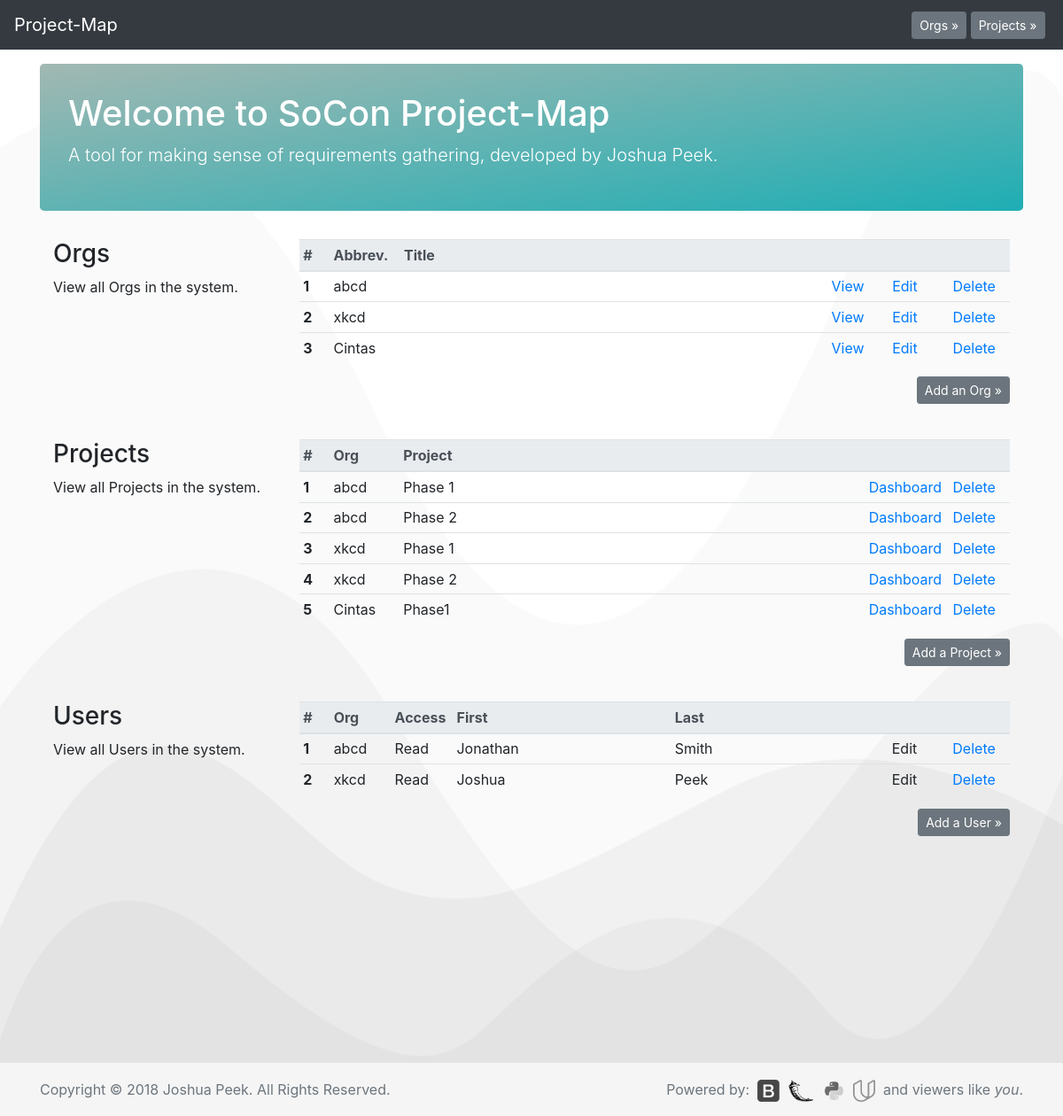
Before: / with the older database file.
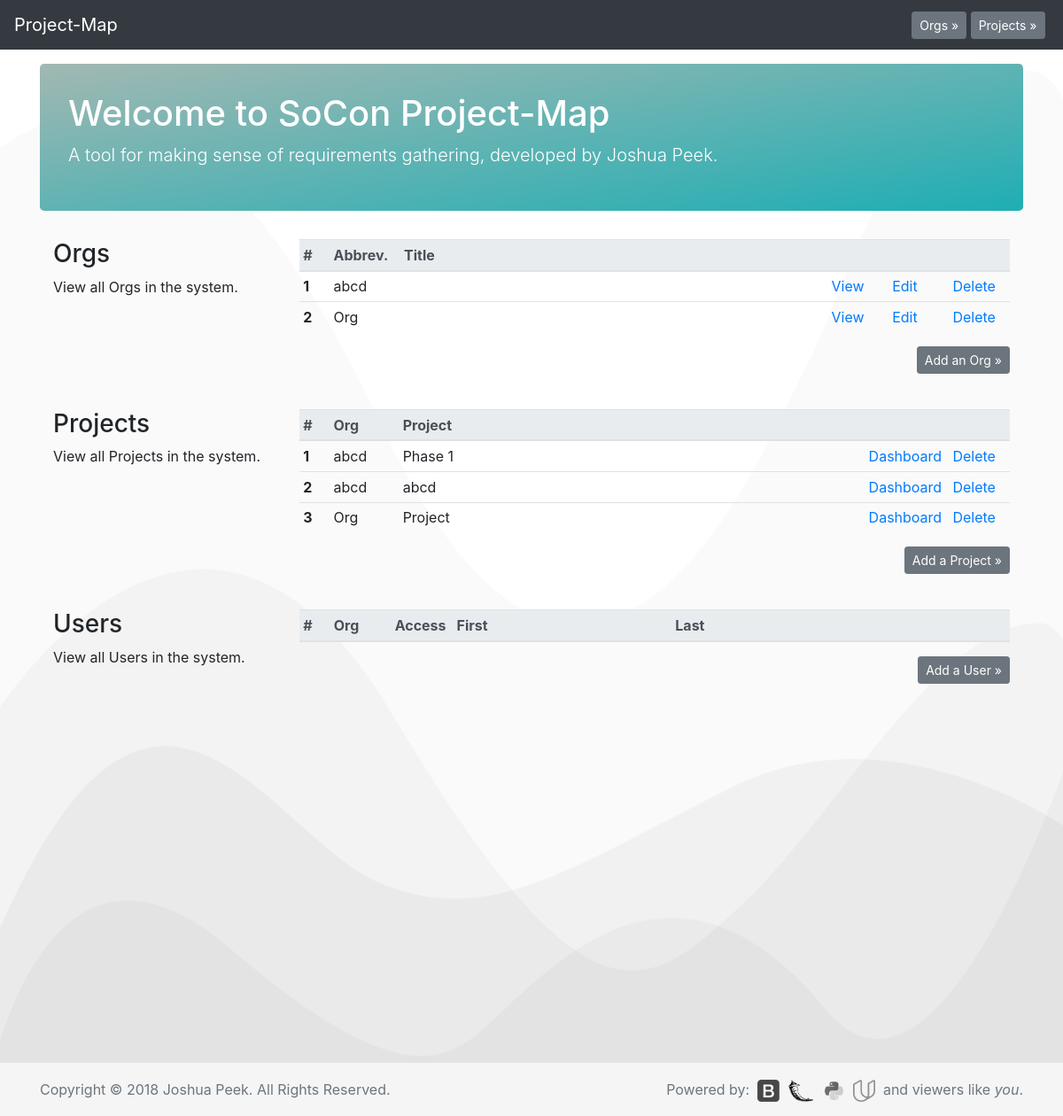
After: the same page with the newer database file.
### database_setup.py (models this page shows, shortened)
class Org(Base):
    __tablename__ = 'org'
    id = Column(Integer, primary_key=True)
    title = Column(String(250), nullable=False)
    description = Column(String(500))

class Project(Base):
    __tablename__ = 'project'
    id = Column(Integer, primary_key=True)
    title = Column(String(250), nullable=False)
    description = Column(String(500))
    org_id = Column(Integer, ForeignKey('org.id'))
    org = relationship(Org)

class userOrg(Base):
    __tablename__ = 'userorg'
    id = Column(Integer, primary_key=True)
    access = Column(String(1), nullable=False)
    user_id = Column(Integer, ForeignKey('user.id'))
    user = relationship(user)
    org_id = Column(Integer, ForeignKey('org.id'))
    org = relationship(Org)

class user(Base):
    __tablename__ = 'user'
    id = Column(Integer, primary_key=True)
    firstname = Column(String(100))
    lastname = Column(String(100))
    email = Column(String(250))

### app.py (the view)
@app.route('/')
def mainPage():
    allorgs = session.query(Org).all()
    allprojects = session.query(Project).all()
    userOrgs = session.query(userOrg).all()
    return render_template('main.html', allorgs=allorgs,
                            allprojects=allprojects,
                            userOrgs=userOrgs)

### templates/main.html (shortened to what this page needs)
<!doctype html>
<html lang="en">
  {% include "header.html" %}
  <body>
  {% include "menu.html" %}
    <main role="main" class="container">
      <div class="jumbotron">
        <h1>Welcome to SoCon Project-Map</h1>
        <p class="lead">A tool for making sense of requirements gathering,
          developed by Joshua Peek.</p>
      </div>
      <div class="container">
        <div class="row mb-4">
          <div class="col-md-3">
            <h3>Orgs</h3>
              <p>View all Orgs in the system.</p>
          </div>
          <div class="col-md-9">
              <table class="table table-responsive table-sm table-hover" width="100%">
                <thead class="thead-light">
                  <tr>
                    <th scope="col" width="35px">#</th>
                    <th scope="col" width="80px">Abbrev.</th>
                    <th scope="col" width="508px">Title</th>
                    <th scope="col" width="70px"></th>
                    <th scope="col" width="70px"></th>
                    <th scope="col" width="70px"></th>
                  </tr>
                </thead>
                <tbody>
                  {% for i in allorgs %}
                  <tr>
                    <th scope="row">{{loop.index}}</th>
                    <td>{{i.title}}</td>
                    <td></td>
                    <td><a href='{{url_for('orgPage', org_id = i.id)}}'>View</a></td>
                    <td><a href='{{url_for('editOrg', org_id = i.id)}}'>Edit</a></td>
                    <td><a href='{{url_for('delOrg', org_id = i.id)}}'>Delete</a></td>
                  </tr>
                  {% endfor %}
                </tbody>
              </table>
            <span style="float:right;">
              <p><button type="button" class="btn btn-secondary btn-sm" data-toggle="modal" data-target="#add-org">Add an Org &raquo;</button></p>
            </span>
          </div>
        </div>
        {% if allorgs is defined %}
        <div class="row mb-4">
          <div class="col-md-3">
            <h3>Projects</h3>
            View all Projects in the system.
          </div>
          <div class="col-md-9">
              <table class="table table-responsive table-sm table-hover" width="100%">
                <thead class="thead-light">
                  <tr>
                    <th scope="col" width="35px">#</th>
                    <th scope="col" width="80px">Org</th>
                    <th scope="col" width="553px">Project</th>
                    <th scope="col" width="95px"></th>
                    <th scope="col" width="70px"></th>
                  </tr>
                </thead>
                <tbody>
                  {% for i in allprojects %}
                  <tr>
                    <th scope="row">{{loop.index}}</th>
                    <td>{{i.org.title}}</td>
                    <td>{{i.title}}</td>
                    <td><a href='{{url_for('projectPage', org_id = i.org.id,  project_id = i.id)}}'>Dashboard</a></td>
                    <td><a href='{{url_for('delProject', org_id = i.org.id,  project_id = i.id)}}'>Delete</a></td>
                  </tr>
                  {% endfor %}
                </tbody>
              </table>
            <span style="float:right;">
              <p><button type="button" class="btn btn-secondary btn-sm" data-toggle="modal" data-target="#add-project">Add a Project &raquo;</button></p>
            </span>
          </div>
        </div>
        {% endif %}
        {% if allprojects is defined %}
        <div class="row mb-4">
          <div class="col-md-3">
            <h3>Users</h3>
              <p>View all Users in the system.</p>
          </div>
          <div class="col-md-9">
              <table class="table table-responsive table-sm table-hover" width="100%">
                <thead class="thead-light">
                  <tr>
                    <th scope="col" width="35px">#</th>
                    <th scope="col" width="70px">Org</th>
                    <th scope="col" width="70px">Access</th>
                    <th scope="col" width="254px">First</th>
                    <th scope="col" width="254px">Last</th>
                    <th scope="col" width="70px"></th>
                    <th scope="col" width="70px"></th>
                  </tr>
                </thead>
                <tbody>
                  {% for i in userOrgs %}
                  <tr>
                    <th scope="row">{{loop.index}}</th>
                    <td>{{i.org.title}}</td>
                    <td>
                      {% if i.access == "0" %}
                      None
                      {% elif i.access == "1" %}
                      Read
                      {% elif i.access == "2" %}
                      Edit
                      {% else %}
                      Error
                      {% endif %}
                    </td>
                    <td>{{i.user.firstname}}</td>
                    <td>{{i.user.lastname}}</td>
                    <td>Edit</td>
                    <td><a href='{{url_for('delUser', user_id = i.user.id)}}'>Delete</a></td>
                  </tr>
                  {% endfor %}
                </tbody>
              </table>
            <span style="float:right;">
              <p><button type="button" class="btn btn-secondary btn-sm" data-toggle="modal" data-target="#add-user">Add a User &raquo;</button></p>
            </span>
          </div>
        </div>
        {% endif %}
      </div>
    </main>
  {% include "footer.html" %}
  </body>
</html>

### templates/header.html (shortened to what this page needs)
<head>
  <link href="../../../../static/styles.css" rel="stylesheet">
</head>

### templates/menu.html (shortened to what this page needs)
<nav class="navbar navbar-expand-md navbar-dark fixed-top bg-dark">
  <a class="navbar-brand" href="/">Project-Map</a>
  <div class="collapse navbar-collapse" id="navbarCollapse">
    {% if allorgs is defined %}
    <button type="button" class="btn btn-secondary btn-sm my-2 my-sm-0" data-toggle="modal" data-target="#org-select">Orgs &raquo;</button>&nbsp;
    {% endif %}
    {% if allprojects is defined %}
    <button type="button" class="btn btn-secondary btn-sm my-2 my-sm-0" data-toggle="modal" data-target="#project-select">Projects &raquo;</button>&nbsp;
    {% endif %}
  </div>
</nav>

### templates/footer.html (shortened to what this page needs)
<footer class="footer">
  <div class="container">
    <span class="text-muted">Copyright © 2018 Joshua Peek. All Rights Reserved.</span>
    <span style="float:right;">
      <span class="text-muted">Powered by:&nbsp;</span>
      <a href="https://getbootstrap.com/"><img class="grayscale" src="../../../../static/images/bootstrap.png" height="25px"></a>&nbsp;
      <a href="http://flask.pocoo.org/"><img class="grayscale" src="../../../../static/images/flask.png" height="25px"></a>&nbsp;
      <a href="https://www.python.org/"><img class="grayscale" src="../../../../static/images/python.png" height="25px"></a>&nbsp;
      <a href="https://www.udacity.com/"><img class="grayscale" src="../../../../static/images/udacity.png" height="25px"></a>&nbsp;
      <span class="text-muted"> and viewers like <i>you</i>.</span>
    </span>
  </div>
</footer>

Changed rows visible on the page:
removed Org: title "Cintas"
removed Project: org "xkcd", title "Phase 1"
removed Project: org "xkcd", title "Phase 2"
removed Project: org "Cintas", title "Phase1"
removed userOrg: org "abcd", access "Read", user.firstname "Jonathan", user.lastname "Smith"
removed userOrg: org "xkcd", access "Read", user.firstname "Joshua", user.lastname "Peek"
changed Org: title "xkcd" → "Org"
changed Project (number 2 of 3 on the later page): title "Phase 2" → "abcd"
added Project: org "Org", title "Project"
